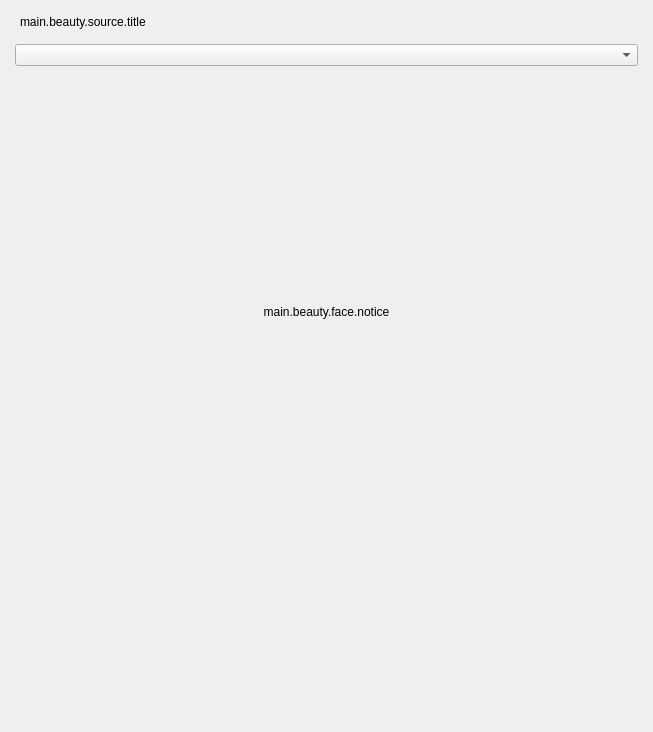
<?xml version="1.0" encoding="UTF-8"?>
<ui version="4.0">
 <class>PLSBeautyFilterView</class>
 <widget class="QWidget" name="PLSBeautyFilterView">
  <property name="geometry">
   <rect>
    <x>0</x>
    <y>0</y>
    <width>653</width>
    <height>732</height>
   </rect>
  </property>
  <property name="focusPolicy">
   <enum>Qt::ClickFocus</enum>
  </property>
  <property name="windowTitle">
   <string>Form</string>
  </property>
  <layout class="QVBoxLayout" name="verticalLayout_7">
   <property name="spacing">
    <number>0</number>
   </property>
   <property name="leftMargin">
    <number>0</number>
   </property>
   <property name="topMargin">
    <number>0</number>
   </property>
   <property name="rightMargin">
    <number>0</number>
   </property>
   <property name="bottomMargin">
    <number>4</number>
   </property>
   <item>
    <widget class="QWidget" name="sourceWidget" native="true">
     <layout class="QVBoxLayout" name="verticalLayout">
      <property name="spacing">
       <number>15</number>
      </property>
      <property name="leftMargin">
       <number>15</number>
      </property>
      <property name="topMargin">
       <number>15</number>
      </property>
      <property name="rightMargin">
       <number>15</number>
      </property>
      <property name="bottomMargin">
       <number>15</number>
      </property>
      <item>
       <layout class="QHBoxLayout" name="horizontalLayout_12">
        <property name="leftMargin">
         <number>5</number>
        </property>
        <property name="topMargin">
         <number>0</number>
        </property>
        <property name="rightMargin">
         <number>5</number>
        </property>
        <item>
         <widget class="QLabel" name="sourceLabel">
          <property name="text">
           <string>main.beauty.source.title</string>
          </property>
         </widget>
        </item>
       </layout>
      </item>
      <item>
       <widget class="PLSComboBox" name="sourceListComboBox">
        <property name="sizePolicy">
         <sizepolicy hsizetype="Preferred" vsizetype="Preferred">
          <horstretch>0</horstretch>
          <verstretch>0</verstretch>
         </sizepolicy>
        </property>
       </widget>
      </item>
     </layout>
    </widget>
   </item>
   <item>
    <widget class="QStackedWidget" name="stackedWidget">
     <property name="currentIndex">
      <number>1</number>
     </property>
     <widget class="QWidget" name="page_normal">
      <layout class="QVBoxLayout" name="verticalLayout_page_normal">
       <property name="spacing">
        <number>0</number>
       </property>
       <property name="leftMargin">
        <number>0</number>
       </property>
       <property name="topMargin">
        <number>0</number>
       </property>
       <property name="rightMargin">
        <number>0</number>
       </property>
       <property name="bottomMargin">
        <number>0</number>
       </property>
       <item>
        <widget class="QWidget" name="faceWidget" native="true">
         <property name="sizePolicy">
          <sizepolicy hsizetype="Preferred" vsizetype="Preferred">
           <horstretch>0</horstretch>
           <verstretch>0</verstretch>
          </sizepolicy>
         </property>
         <property name="styleSheet">
          <string notr="true"/>
         </property>
         <layout class="QVBoxLayout" name="verticalLayout_face_widget">
          <property name="spacing">
           <number>0</number>
          </property>
          <property name="leftMargin">
           <number>0</number>
          </property>
          <property name="topMargin">
           <number>0</number>
          </property>
          <property name="rightMargin">
           <number>0</number>
          </property>
          <property name="bottomMargin">
           <number>0</number>
          </property>
          <item>
           <widget class="QWidget" name="faceTitleWidget" native="true">
            <property name="styleSheet">
             <string notr="true"/>
            </property>
            <layout class="QHBoxLayout" name="horizontalLayout_4">
             <property name="leftMargin">
              <number>20</number>
             </property>
             <property name="topMargin">
              <number>0</number>
             </property>
             <property name="rightMargin">
              <number>10</number>
             </property>
             <property name="bottomMargin">
              <number>0</number>
             </property>
             <item>
              <widget class="QLabel" name="faceLabel">
               <property name="styleSheet">
                <string notr="true"/>
               </property>
               <property name="text">
                <string>main.beauty.face.title</string>
               </property>
              </widget>
             </item>
             <item>
              <spacer name="horizontalSpacer_2">
               <property name="orientation">
                <enum>Qt::Horizontal</enum>
               </property>
               <property name="sizeHint" stdset="0">
                <size>
                 <width>96</width>
                 <height>20</height>
                </size>
               </property>
              </spacer>
             </item>
             <item>
              <widget class="QCheckBox" name="faceStatusCheckbox">
               <property name="styleSheet">
                <string notr="true"/>
               </property>
               <property name="text">
                <string/>
               </property>
              </widget>
             </item>
            </layout>
           </widget>
          </item>
          <item>
           <widget class="PLSFloatScrollBarScrollArea" name="scrollArea">
            <property name="sizePolicy">
             <sizepolicy hsizetype="Expanding" vsizetype="Ignored">
              <horstretch>0</horstretch>
              <verstretch>0</verstretch>
             </sizepolicy>
            </property>
            <property name="horizontalScrollBarPolicy">
             <enum>Qt::ScrollBarAlwaysOff</enum>
            </property>
            <property name="widgetResizable">
             <bool>true</bool>
            </property>
            <widget class="QWidget" name="thumbnailWidget">
             <property name="geometry">
              <rect>
               <x>0</x>
               <y>0</y>
               <width>630</width>
               <height>16</height>
              </rect>
             </property>
             <property name="sizePolicy">
              <sizepolicy hsizetype="Preferred" vsizetype="Preferred">
               <horstretch>0</horstretch>
               <verstretch>0</verstretch>
              </sizepolicy>
             </property>
            </widget>
           </widget>
          </item>
         </layout>
        </widget>
       </item>
       <item>
        <layout class="QHBoxLayout" name="horizontalLayout_13">
         <property name="spacing">
          <number>0</number>
         </property>
         <property name="leftMargin">
          <number>20</number>
         </property>
         <property name="rightMargin">
          <number>20</number>
         </property>
         <property name="bottomMargin">
          <number>0</number>
         </property>
         <item>
          <widget class="QLabel" name="label_line">
           <property name="text">
            <string/>
           </property>
          </widget>
         </item>
        </layout>
       </item>
       <item>
        <widget class="PLSFloatScrollBarScrollArea" name="scrollAreaFace">
         <property name="sizePolicy">
          <sizepolicy hsizetype="Preferred" vsizetype="Expanding">
           <horstretch>0</horstretch>
           <verstretch>0</verstretch>
          </sizepolicy>
         </property>
         <property name="horizontalScrollBarPolicy">
          <enum>Qt::ScrollBarAlwaysOff</enum>
         </property>
         <property name="widgetResizable">
          <bool>true</bool>
         </property>
         <widget class="QWidget" name="filterScrollWidget">
          <property name="geometry">
           <rect>
            <x>0</x>
            <y>0</y>
            <width>651</width>
            <height>546</height>
           </rect>
          </property>
          <layout class="QVBoxLayout" name="verticalLayout_scroll">
           <property name="spacing">
            <number>0</number>
           </property>
           <property name="leftMargin">
            <number>0</number>
           </property>
           <property name="topMargin">
            <number>0</number>
           </property>
           <property name="rightMargin">
            <number>0</number>
           </property>
           <property name="bottomMargin">
            <number>0</number>
           </property>
           <item>
            <widget class="QWidget" name="faceContentWidget" native="true">
             <layout class="QVBoxLayout" name="verticalLayout_5">
              <property name="spacing">
               <number>0</number>
              </property>
              <property name="leftMargin">
               <number>20</number>
              </property>
              <property name="topMargin">
               <number>0</number>
              </property>
              <property name="rightMargin">
               <number>20</number>
              </property>
              <property name="bottomMargin">
               <number>0</number>
              </property>
              <item>
               <widget class="QWidget" name="filterWidget" native="true">
                <property name="minimumSize">
                 <size>
                  <width>0</width>
                  <height>50</height>
                 </size>
                </property>
                <layout class="QVBoxLayout" name="verticalLayout_4">
                 <property name="spacing">
                  <number>2</number>
                 </property>
                 <property name="leftMargin">
                  <number>0</number>
                 </property>
                 <property name="topMargin">
                  <number>0</number>
                 </property>
                 <property name="rightMargin">
                  <number>0</number>
                 </property>
                 <property name="bottomMargin">
                  <number>0</number>
                 </property>
                 <item>
                  <layout class="QHBoxLayout" name="horizontalLayout_6">
                   <property name="topMargin">
                    <number>0</number>
                   </property>
                   <property name="bottomMargin">
                    <number>0</number>
                   </property>
                   <item>
                    <widget class="QLabel" name="filterNameLabel">
                     <property name="text">
                      <string>main.beauty.filter.title</string>
                     </property>
                    </widget>
                   </item>
                   <item>
                    <spacer name="horizontalSpacer_3">
                     <property name="orientation">
                      <enum>Qt::Horizontal</enum>
                     </property>
                     <property name="sizeType">
                      <enum>QSizePolicy::Expanding</enum>
                     </property>
                     <property name="sizeHint" stdset="0">
                      <size>
                       <width>40</width>
                       <height>20</height>
                      </size>
                     </property>
                    </spacer>
                   </item>
                  </layout>
                 </item>
                 <item>
                  <layout class="QHBoxLayout" name="horizontalLayout_7">
                   <property name="spacing">
                    <number>17</number>
                   </property>
                   <item>
                    <widget class="QLabel" name="chinLabel">
                     <property name="text">
                      <string/>
                     </property>
                    </widget>
                   </item>
                   <item>
                    <widget class="PLSBeautySlider" name="chinSlider">
                     <property name="orientation">
                      <enum>Qt::Horizontal</enum>
                     </property>
                    </widget>
                   </item>
                   <item>
                    <widget class="QLineEdit" name="chinLineEdit">
                     <property name="sizePolicy">
                      <sizepolicy hsizetype="Minimum" vsizetype="Fixed">
                       <horstretch>0</horstretch>
                       <verstretch>0</verstretch>
                      </sizepolicy>
                     </property>
                     <property name="alignment">
                      <set>Qt::AlignCenter</set>
                     </property>
                    </widget>
                   </item>
                  </layout>
                 </item>
                 <item>
                  <layout class="QHBoxLayout" name="horizontalLayout_8">
                   <property name="spacing">
                    <number>17</number>
                   </property>
                   <item>
                    <widget class="QLabel" name="cheekLabel">
                     <property name="text">
                      <string/>
                     </property>
                    </widget>
                   </item>
                   <item>
                    <widget class="PLSBeautySlider" name="cheekSlider">
                     <property name="orientation">
                      <enum>Qt::Horizontal</enum>
                     </property>
                    </widget>
                   </item>
                   <item>
                    <widget class="QLineEdit" name="cheekLineEdit">
                     <property name="sizePolicy">
                      <sizepolicy hsizetype="Minimum" vsizetype="Fixed">
                       <horstretch>0</horstretch>
                       <verstretch>0</verstretch>
                      </sizepolicy>
                     </property>
                     <property name="alignment">
                      <set>Qt::AlignCenter</set>
                     </property>
                    </widget>
                   </item>
                  </layout>
                 </item>
                 <item>
                  <layout class="QHBoxLayout" name="horizontalLayout_9">
                   <property name="spacing">
                    <number>17</number>
                   </property>
                   <item>
                    <widget class="QLabel" name="cheekboneLabel">
                     <property name="text">
                      <string/>
                     </property>
                    </widget>
                   </item>
                   <item>
                    <widget class="PLSBeautySlider" name="cheekboneSlider">
                     <property name="orientation">
                      <enum>Qt::Horizontal</enum>
                     </property>
                    </widget>
                   </item>
                   <item>
                    <widget class="QLineEdit" name="cheekBoneLineEdit">
                     <property name="sizePolicy">
                      <sizepolicy hsizetype="Minimum" vsizetype="Fixed">
                       <horstretch>0</horstretch>
                       <verstretch>0</verstretch>
                      </sizepolicy>
                     </property>
                     <property name="alignment">
                      <set>Qt::AlignCenter</set>
                     </property>
                    </widget>
                   </item>
                  </layout>
                 </item>
                 <item>
                  <layout class="QHBoxLayout" name="horizontalLayout_10">
                   <property name="spacing">
                    <number>17</number>
                   </property>
                   <item>
                    <widget class="QLabel" name="eyeLabel">
                     <property name="text">
                      <string/>
                     </property>
                    </widget>
                   </item>
                   <item>
                    <widget class="PLSBeautySlider" name="eyeSlider">
                     <property name="orientation">
                      <enum>Qt::Horizontal</enum>
                     </property>
                    </widget>
                   </item>
                   <item>
                    <widget class="QLineEdit" name="eyeLineEdit">
                     <property name="sizePolicy">
                      <sizepolicy hsizetype="Minimum" vsizetype="Fixed">
                       <horstretch>0</horstretch>
                       <verstretch>0</verstretch>
                      </sizepolicy>
                     </property>
                     <property name="alignment">
                      <set>Qt::AlignCenter</set>
                     </property>
                    </widget>
                   </item>
                  </layout>
                 </item>
                 <item>
                  <layout class="QHBoxLayout" name="horizontalLayout_11">
                   <property name="spacing">
                    <number>17</number>
                   </property>
                   <item>
                    <widget class="QLabel" name="noseLabel">
                     <property name="text">
                      <string/>
                     </property>
                    </widget>
                   </item>
                   <item>
                    <widget class="PLSBeautySlider" name="noseSlider">
                     <property name="orientation">
                      <enum>Qt::Horizontal</enum>
                     </property>
                    </widget>
                   </item>
                   <item>
                    <widget class="QLineEdit" name="noseLineEdit">
                     <property name="sizePolicy">
                      <sizepolicy hsizetype="Minimum" vsizetype="Fixed">
                       <horstretch>0</horstretch>
                       <verstretch>0</verstretch>
                      </sizepolicy>
                     </property>
                     <property name="alignment">
                      <set>Qt::AlignCenter</set>
                     </property>
                    </widget>
                   </item>
                  </layout>
                 </item>
                </layout>
               </widget>
              </item>
             </layout>
            </widget>
           </item>
           <item>
            <widget class="QWidget" name="skinWidget" native="true">
             <property name="sizePolicy">
              <sizepolicy hsizetype="Preferred" vsizetype="Preferred">
               <horstretch>0</horstretch>
               <verstretch>0</verstretch>
              </sizepolicy>
             </property>
             <layout class="QVBoxLayout" name="verticalLayout_2">
              <property name="spacing">
               <number>8</number>
              </property>
              <property name="leftMargin">
               <number>20</number>
              </property>
              <property name="topMargin">
               <number>0</number>
              </property>
              <property name="rightMargin">
               <number>20</number>
              </property>
              <property name="bottomMargin">
               <number>17</number>
              </property>
              <item>
               <widget class="QWidget" name="skinTitleWidget" native="true">
                <property name="styleSheet">
                 <string notr="true"/>
                </property>
                <layout class="QHBoxLayout" name="horizontalLayout_3">
                 <property name="spacing">
                  <number>0</number>
                 </property>
                 <property name="leftMargin">
                  <number>0</number>
                 </property>
                 <property name="topMargin">
                  <number>0</number>
                 </property>
                 <property name="rightMargin">
                  <number>0</number>
                 </property>
                 <property name="bottomMargin">
                  <number>0</number>
                 </property>
                 <item>
                  <widget class="QLabel" name="skinLabel">
                   <property name="text">
                    <string>main.beauty.skin.title</string>
                   </property>
                  </widget>
                 </item>
                 <item>
                  <spacer name="horizontalSpacer">
                   <property name="orientation">
                    <enum>Qt::Horizontal</enum>
                   </property>
                   <property name="sizeType">
                    <enum>QSizePolicy::Expanding</enum>
                   </property>
                   <property name="sizeHint" stdset="0">
                    <size>
                     <width>108</width>
                     <height>20</height>
                    </size>
                   </property>
                  </spacer>
                 </item>
                </layout>
               </widget>
              </item>
              <item>
               <widget class="QWidget" name="skinContentWidget" native="true">
                <property name="styleSheet">
                 <string notr="true"/>
                </property>
                <layout class="QHBoxLayout" name="horizontalLayout_5">
                 <property name="spacing">
                  <number>17</number>
                 </property>
                 <property name="leftMargin">
                  <number>0</number>
                 </property>
                 <property name="topMargin">
                  <number>0</number>
                 </property>
                 <property name="rightMargin">
                  <number>0</number>
                 </property>
                 <property name="bottomMargin">
                  <number>0</number>
                 </property>
                 <item>
                  <widget class="QLabel" name="skinIconLabel">
                   <property name="text">
                    <string/>
                   </property>
                  </widget>
                 </item>
                 <item>
                  <widget class="PLSBeautySlider" name="skinSlider">
                   <property name="orientation">
                    <enum>Qt::Horizontal</enum>
                   </property>
                  </widget>
                 </item>
                 <item>
                  <widget class="QLineEdit" name="skinLineEdit">
                   <property name="sizePolicy">
                    <sizepolicy hsizetype="Minimum" vsizetype="Fixed">
                     <horstretch>0</horstretch>
                     <verstretch>0</verstretch>
                    </sizepolicy>
                   </property>
                   <property name="alignment">
                    <set>Qt::AlignCenter</set>
                   </property>
                  </widget>
                 </item>
                </layout>
               </widget>
              </item>
             </layout>
            </widget>
           </item>
          </layout>
         </widget>
        </widget>
       </item>
       <item>
        <widget class="QWidget" name="buttonWidget" native="true">
         <layout class="QHBoxLayout" name="horizontalLayout">
          <property name="spacing">
           <number>10</number>
          </property>
          <property name="leftMargin">
           <number>15</number>
          </property>
          <property name="topMargin">
           <number>15</number>
          </property>
          <property name="rightMargin">
           <number>15</number>
          </property>
          <property name="bottomMargin">
           <number>15</number>
          </property>
          <item>
           <widget class="QPushButton" name="resetBtn">
            <property name="sizePolicy">
             <sizepolicy hsizetype="Preferred" vsizetype="Fixed">
              <horstretch>0</horstretch>
              <verstretch>0</verstretch>
             </sizepolicy>
            </property>
            <property name="focusPolicy">
             <enum>Qt::NoFocus</enum>
            </property>
            <property name="text">
             <string>Reset</string>
            </property>
           </widget>
          </item>
          <item>
           <widget class="QPushButton" name="deleteBtn">
            <property name="sizePolicy">
             <sizepolicy hsizetype="Expanding" vsizetype="Fixed">
              <horstretch>0</horstretch>
              <verstretch>0</verstretch>
             </sizepolicy>
            </property>
            <property name="focusPolicy">
             <enum>Qt::NoFocus</enum>
            </property>
            <property name="text">
             <string>Delete</string>
            </property>
           </widget>
          </item>
          <item>
           <widget class="QPushButton" name="saveBtn">
            <property name="sizePolicy">
             <sizepolicy hsizetype="Expanding" vsizetype="Fixed">
              <horstretch>0</horstretch>
              <verstretch>0</verstretch>
             </sizepolicy>
            </property>
            <property name="focusPolicy">
             <enum>Qt::NoFocus</enum>
            </property>
            <property name="text">
             <string>main.beauty.face.savecustom</string>
            </property>
           </widget>
          </item>
         </layout>
        </widget>
       </item>
      </layout>
     </widget>
     <widget class="QWidget" name="page_noSource">
      <layout class="QVBoxLayout" name="verticalLayout_8">
       <property name="spacing">
        <number>19</number>
       </property>
       <property name="leftMargin">
        <number>0</number>
       </property>
       <property name="topMargin">
        <number>185</number>
       </property>
       <property name="rightMargin">
        <number>0</number>
       </property>
       <property name="bottomMargin">
        <number>0</number>
       </property>
       <item>
        <layout class="QHBoxLayout" name="horizontalLayout_2">
         <property name="spacing">
          <number>0</number>
         </property>
         <item>
          <spacer name="horizontalSpacer_6">
           <property name="orientation">
            <enum>Qt::Horizontal</enum>
           </property>
           <property name="sizeHint" stdset="0">
            <size>
             <width>40</width>
             <height>20</height>
            </size>
           </property>
          </spacer>
         </item>
         <item>
          <widget class="QLabel" name="noticeIconLabel">
           <property name="text">
            <string/>
           </property>
          </widget>
         </item>
         <item>
          <spacer name="horizontalSpacer_7">
           <property name="orientation">
            <enum>Qt::Horizontal</enum>
           </property>
           <property name="sizeHint" stdset="0">
            <size>
             <width>40</width>
             <height>20</height>
            </size>
           </property>
          </spacer>
         </item>
        </layout>
       </item>
       <item>
        <widget class="QLabel" name="noticeLabel">
         <property name="text">
          <string>main.beauty.face.notice</string>
         </property>
         <property name="alignment">
          <set>Qt::AlignCenter</set>
         </property>
         <property name="wordWrap">
          <bool>true</bool>
         </property>
        </widget>
       </item>
       <item>
        <spacer name="verticalSpacer_3">
         <property name="orientation">
          <enum>Qt::Vertical</enum>
         </property>
         <property name="sizeHint" stdset="0">
          <size>
           <width>20</width>
           <height>40</height>
          </size>
         </property>
        </spacer>
       </item>
      </layout>
     </widget>
    </widget>
   </item>
  </layout>
 </widget>
 <customwidgets>
  <customwidget>
   <class>PLSBeautySlider</class>
   <extends>QSlider</extends>
   <header location="global">PLSBeautySlider.h</header>
  </customwidget>
  <customwidget>
   <class>PLSComboBox</class>
   <extends>QComboBox</extends>
   <header location="global">combobox.hpp</header>
  </customwidget>
  <customwidget>
   <class>PLSFloatScrollBarScrollArea</class>
   <extends>QScrollArea</extends>
   <header>PLSFloatScrollBarScrollArea.h</header>
   <container>1</container>
  </customwidget>
 </customwidgets>
 <resources/>
 <connections/>
</ui>
